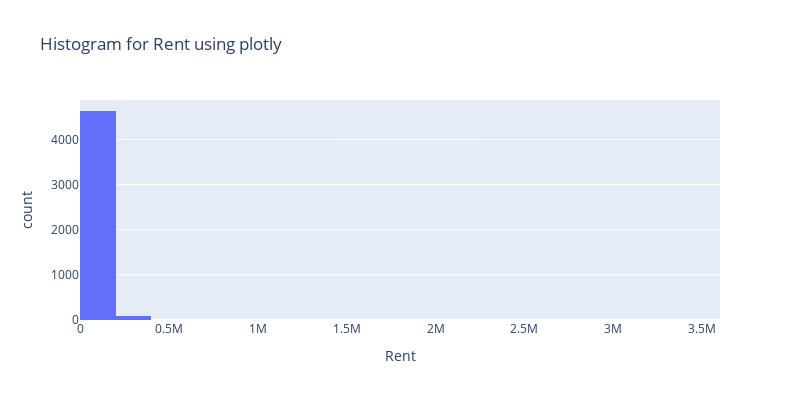

The notebook cell saved with this chart:
### Markdown cell above
Apartments with size 500-999 are the peak

### Code cell
## Plotting 'Rent' using Histogram
px.histogram(data_frame=df, x='Rent', nbins=20, 
             title='Histogram for Rent using plotly', width=800, height=400)

### Figure 1 — Plotly figure (JSON) as saved in the notebook; plotly's stock layout.template omitted (floating-point values rounded to 4 significant figures; data arrays with more than 128 entries replaced by an {"elided": "..."} marker saying what was removed)
{"data": [{"alignmentgroup": "True", "bingroup": "x", "hovertemplate": "Rent=%{x}<br>count=%{y}<extra></extra>", "legendgroup": "", "marker": {"color": "#636efa", "pattern": {"shape": ""}}, "name": "", "nbinsx": 20, "offsetgroup": "", "orientation": "v", "showlegend": false, "type": "histogram", "x": {"elided": "4746 int values"}, "xaxis": "x", "yaxis": "y"}], "layout": {"barmode": "relative", "height": 400, "legend": {"tracegroupgap": 0}, "title": {"text": "Histogram for Rent using plotly"}, "width": 800, "xaxis": {"anchor": "y", "domain": [0, 1], "title": {"text": "Rent"}}, "yaxis": {"anchor": "x", "domain": [0, 1], "title": {"text": "count"}}}}
